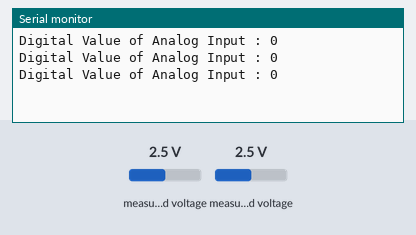
Recording of a sketch running on a simulated Arduino Uno, built with avr-gcc and run on an emulated ATmega328P. Parts: the last lines printed to the serial monitor. Wiring (inferred from the names in the program): ADS1115 converter at I2C address 0x48. Inputs (shaded band) come from the test bench; at power-on: measured voltage 2.5 V.

Above: at 1.5 s.
1.6 s: measured voltage (sensor 200) set to 0.1 V
At 2.2 s:
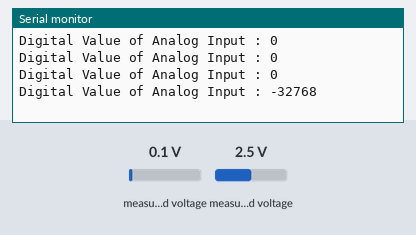
3.1 s: measured voltage (sensor 201) set to 1.2 V
At 3.7 s:
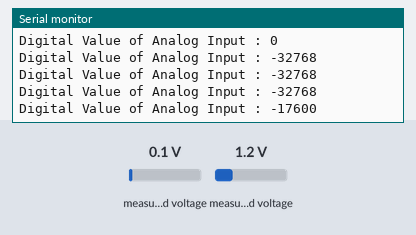
4.6 s: measured voltage (sensor 200) set to 2.5 V
At 5.2 s:
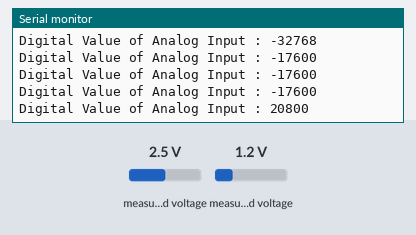
6.1 s: measured voltage (sensor 201) set to 0.1 V
At 6.7 s:
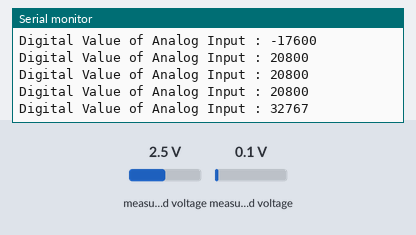
Timing chart, 0 to 8.6 s (numbered marks = the images above; inputs shaded):
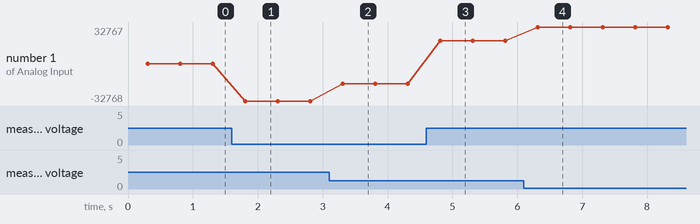

The sketch:

ADS1115.ino
```cpp
// (licence header left out)
#include <Wire.h>

// ADS1115 I2C address is 0x48(72)
#define Addr 0x48

void setup()
{
  // Initialise I2C communication as MASTER
  Wire.begin();
  // Initialise Serial Communication, set baud rate = 9600
  Serial.begin(9600);

  // Start I2C Transmission
  Wire.beginTransmission(Addr);
  // Select configuration register
  Wire.write(0x01);
  // AINP = AIN0 and AINN = AIN1, +/- 2.048V
  Wire.write(0x84);
  // Continuous conversion mode, 128 SPS
  Wire.write(0x83);
  // Stop I2C Transmission
  Wire.endTransmission();
  delay(300);
}

void loop()
{
  unsigned int data[2];

  // Start I2C Transmission
  Wire.beginTransmission(Addr);
  // Select data register
  Wire.write(0x00);
  // Stop I2C Transmission
  Wire.endTransmission();

  // Request 2 bytes of data
  Wire.requestFrom(Addr, 2);

  // Read 2 bytes of data
  // raw_adc msb, raw_adc lsb
  if (Wire.available() == 2)
  {
    data[0] = Wire.read();
    data[1] = Wire.read();
  }

  // Convert the data
  int raw_adc = (data[0] * 256) + data[1];
  if (raw_adc > 32767)
  {
    raw_adc -= 65535;
  }

  // Output data to serial monitor
  Serial.print("Digital Value of Analog Input : ");
  Serial.println(raw_adc);
  delay(500);
}
```

Measured:
- after the input at 1.6 s, the serial monitor: prints a new line after 0.20 s (image 1)
- after the input at 3.1 s, the serial monitor: prints a new line after 0.21 s (image 2)
- after the input at 4.6 s, the serial monitor: prints a new line after 0.21 s (image 3)
- after the input at 6.1 s, the serial monitor: prints a new line after 0.21 s (image 4)
- plotted number 1: 0 → -32768 after the input at 1.6 s, -32768 → -17600 after the input at 3.1 s, -17600 → 20800 after the input at 4.6 s, 20800 → 32767 after the input at 6.1 s
